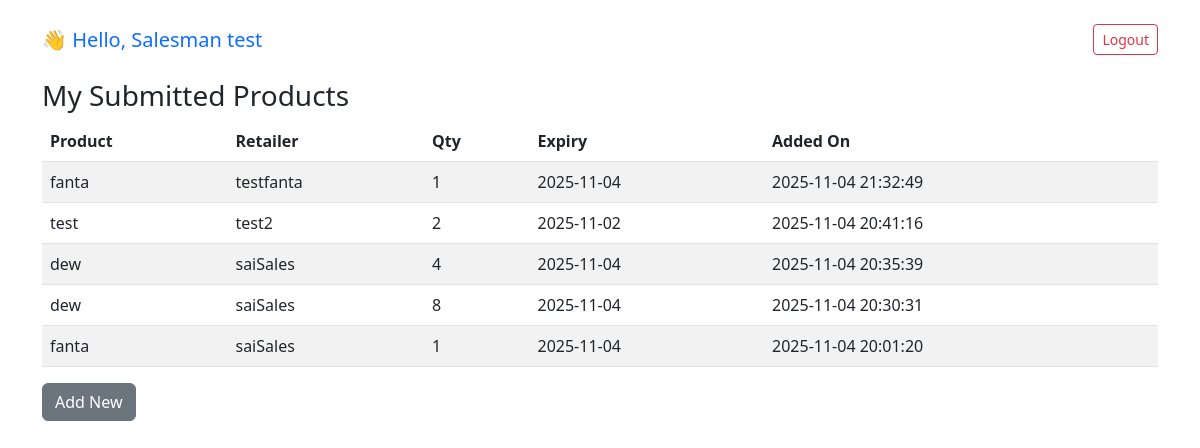
/salesman/my_products.php (signed in), run on the app's committed database.
### tables this page shows
CREATE TABLE `products` (
  `id` int(11) NOT NULL,
  `product_name` varchar(255) NOT NULL,
  `retailer_name` varchar(255) NOT NULL,
  `quantity` int(11) NOT NULL DEFAULT 1,
  `expiry_date` date NOT NULL,
  `category` varchar(100) DEFAULT NULL,
  `remarks` text DEFAULT NULL,
  `added_by` int(11) NOT NULL,
  `added_on` timestamp NOT NULL DEFAULT current_timestamp()
);

### salesman/my_products.php (the view, shortened to what this page needs)
<?php
require_once __DIR__.'/../config.php';
$stmt = $pdo->prepare("SELECT * FROM products WHERE added_by = :uid ORDER BY added_on DESC");
$stmt->execute([':uid'=>$_SESSION['user_id']]);
$rows = $stmt->fetchAll(PDO::FETCH_ASSOC);
require_once __DIR__.'/../includes/header.php';
?>
<h3>My Submitted Products</h3>
<table class="table table-striped">
  <thead><tr><th>Product</th><th>Retailer</th><th>Qty</th><th>Expiry</th><th>Added On</th></tr></thead>
  <tbody>
    <?php foreach($rows as $r): ?>
      <tr>
        <td><?php echo htmlspecialchars($r['product_name']);?></td>
        <td><?php echo htmlspecialchars($r['retailer_name']);?></td>
        <td><?php echo $r['quantity'];?></td>
        <td><?php echo $r['expiry_date'];?></td>
        <td><?php echo $r['added_on'];?></td>
      </tr>
    <?php endforeach; ?>
  </tbody>
</table>
<a class="btn btn-secondary" href="add_product.php">Add New</a>
<?php require_once __DIR__.'/../includes/footer.php'; ?>

### data on the page
products: product_name "fanta", retailer_name "testfanta", quantity "1", expiry_date "2025-11-04", added_on "2025-11-04 21:32:49"
products: product_name "test", retailer_name "test2", quantity "2", expiry_date "2025-11-02", added_on "2025-11-04 20:41:16"
products: product_name "dew", retailer_name "saiSales", quantity "4", expiry_date "2025-11-04", added_on "2025-11-04 20:35:39"
products: product_name "dew", retailer_name "saiSales", quantity "8", expiry_date "2025-11-04", added_on "2025-11-04 20:30:31"
products: product_name "fanta", retailer_name "saiSales", quantity "1", expiry_date "2025-11-04", added_on "2025-11-04 20:01:20"

### other printed values
$user_role "Salesman"
$user_name "test"
